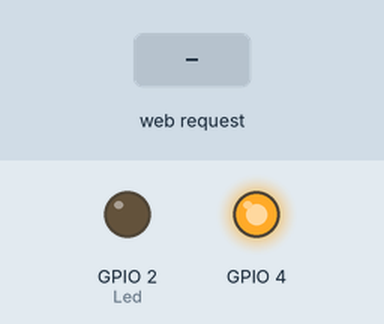
Simulated run of this sketch. Board: ESP8266 (NodeMCU). On the bench: output pins drawn as LEDs (lit = HIGH). The test bench sets the inputs (shaded band). WiFi joins after 1.5 s; servers stay silent unless stated; what the sketch prints to the serial monitor is not drawn.

Above: at 2.7 s.
2.8 s: HTTP request GET /gpio/1 received
At 4.0 s:
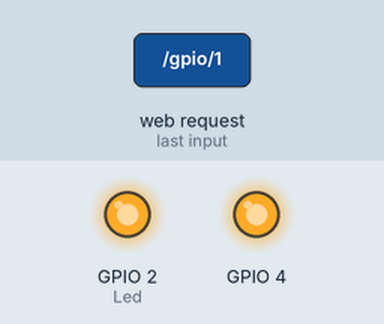
4.3 s: HTTP request GET /gpio/0 received
At 5.1 s:
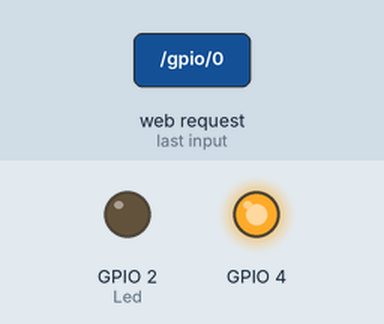
Timing chart, 0 to 7.3 s (numbered marks = the images above; inputs shaded):
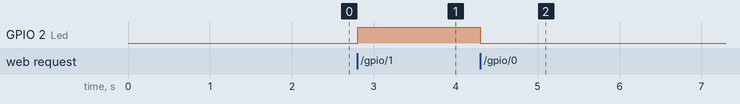

Measured:
- after the input at 2.8 s, GPIO 2 (Led): LOW → HIGH at once
- after the input at 4.3 s, GPIO 2 (Led): HIGH → LOW at once

The sketch:

WiFiWebServer.ino
```cpp
/*
    This sketch demonstrates how to set up a simple HTTP-like server.
    The server will set a GPIO pin depending on the request
      http://server_ip/gpio/0 will set the GPIO2 low,
      http://server_ip/gpio/1 will set the GPIO2 high
    server_ip is the IP address of the ESP8266 module, will be
    printed to Serial when the module is connected.
*/

#include <ESP8266WiFi.h>

const char* ssid = "MikroTik-FDCA26";
const char* password = "malovato";

#define Led   2

// Create an instance of the server
// specify the port to listen on as an argument
WiFiServer server(80);

void setup() {
  Serial.begin(115200);
  delay(10);

  // prepare GPIO2
  pinMode(Led, OUTPUT);
  digitalWrite(Led, 0);

  pinMode(4, OUTPUT);
  analogWrite(4,300);

  // Connect to WiFi network
  Serial.println();
  Serial.println();
  Serial.print("Connecting to ");
  Serial.println(ssid);

  WiFi.mode(WIFI_STA);
  WiFi.begin(ssid, password);

  while (WiFi.status() != WL_CONNECTED) {
    delay(500);
    Serial.print(".");
  }
  Serial.println("");
  Serial.println("WiFi connected");

  // Start the server
  server.begin();
  Serial.println("Server started");

  // Print the IP address
  Serial.println(WiFi.localIP());
  Serial.println(Led);
}

void loop() {
  // Check if a client has connected
  WiFiClient client = server.available();
  if (!client) {
    return;
  }

  // Wait until the client sends some data
  Serial.println("new client");
  while (!client.available()) {
    delay(1);
  }

  // Read the first line of the request
  String req = client.readStringUntil('\r');
  Serial.println(req);
  client.flush();

  // Match the request
  int val;

  Serial.println(req.length());

  if (req.indexOf("/gpio/0") != -1) {
    val = 0;
    digitalWrite(Led, val);
  } else if (req.indexOf("/gpio/1") != -1) {
    val = 1;
    digitalWrite(Led, val);
  } else if (req.indexOf("/pwm/") != -1) {
    String reqreq = req.substring(req.indexOf("/pwm/") + 5,req.indexOf("HTTP") - 1);
    Serial.println(reqreq);
    Serial.println(reqreq.length());
    Serial.println(reqreq.toInt());
    analogWrite(Led,reqreq.toInt());
    //val = 1;
  }else {
    Serial.println("invalid request");
    client.stop();
    return;
  }

  // Set GPIO2 according to the request


  client.flush();

  // Prepare the response
  String s = "HTTP/1.1 200 OK\r\nContent-Type: text/html\r\n\r\n<!DOCTYPE HTML>\r\n<html>\r\nGPIO is now ";
  s += (val) ? "high" : "low";
  s += "</html>\n";

  // Send the response to the client
  client.print(s);
  delay(1);
  Serial.println("Client disonnected");


  // The client will actually be disconnected
  // when the function returns and 'client' object is detroyed
}
```
